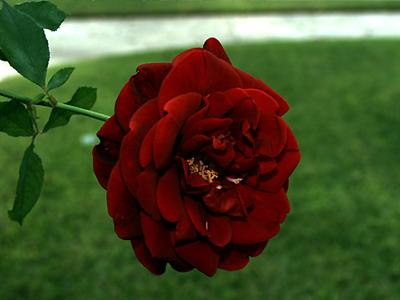
#> input picture datas/f3.jpg, 400 x 300 px
$ jupyter execute '53-BRIEF描述子生成算法.ipynb'   (shell and % lines are left out)
#> lines starting #> are read from the running program, lines starting #| are printed output that depends on the picture
# BRIEF描述子生成算法

## 一：介绍

我们知道SIFT算法通常通过对每个关键点生成128个特征向量作为描述子、SURF算法通常对关键点生成最少64个特征向量作为描述子。但是对于图像来说创建上千或者上万个这样的描述子内存开销比较大，运行速度受到严重影响。特别对嵌入式设备与一定设备来说，内存限制尤为明显，而且匹配的时候计算也比较耗时。


但是实际上这些特征数据OpenCV在匹配的时候并没有完全利用上，而是通过PCA、LDA等方法对它进行压缩，或者是LSH(局部敏感哈希)方法把这些特征描述子压缩从浮点数转换为二进制字符串，然后通过汉明距离(HammingDistance)进行比较。这样就可以通过简单的异或操作（OXR）与位值计算来加速实现对象特征匹配，对于SSE指令集的CPU这种方法可以大大加速。但是这种方法仍然需要首先计算描述子，然后使用LSH方法进行压缩，无法避免过度的内存开销。


而Brief方法可以直接通过关键点生成二进制字符串，跳过了中间描述子生成步骤，这样就大大减低了内存要求与计算开销。Brief方法主要思路是对每个关键点附件选择若干个像素点，将这些像素点的像素值组合成二进制字符串，然后使用该字符串作为该关键点的描述子。

此方法是在2010年提出来的。结果实验测试在选取256个点甚至128个点情况下对没有旋转对象识别率非常高而且速度比SURF还快。但是当对象有旋转时候由于Brief不能很好的支持旋转不变性识别，特别是当旋转角度超过30度以上，准确率会快速下降。

## 二：Brief描述子生成步骤

Brief描述子生成首先需要产生足够多的随机点对，然后根据随机点对坐标得到对应像素值，对所有点对进行二进制字符串拼接，拼接完成即生成了描述子。

第一步：选择关键点周围SxS大小正方形图像区块，进行高斯模糊。这样做的原因是需要降低图像随机噪声，OpenCV在完成Brief的时候考虑到效率问题并没有采用高斯模糊而是采用了基于积分图的盒子模糊方法。

第二步：选择n个像素点对，其中n的取值常见为256、此外还可以是128、512。每个点对比较像素值输出如下。

对N个点对完成操作最终得到了二进制字符串，表达如下：

## 三：方法

高斯模糊比较

通过实验对比高斯sigma参数在0~3之间准确率比较高，窗口大小取值在9x9取得比较好的模糊去噪效果。论文中实验结果图示如下：

随机点生成方法比较

对于随机生成点对的方法，论文中给出了五种随机方法与实验结果比较，五种方法描述如下：

图示如下：

对图像五个几何采样完成测试结果如下：

[cell 1]
import matplotlib.pyplot as plt
import cv2
import cv2.xfeatures2d as features2d
import numpy as np
import skimage
import skimage.io
import imageio

[cell 2]
src = imageio.imread('../datas/f3.jpg')
#> src is the input picture: shape (300, 400, 3); mean R, G, B 72.4, 78.6, 41.2
model = imageio.imread('../datas/f3-model.jpg')
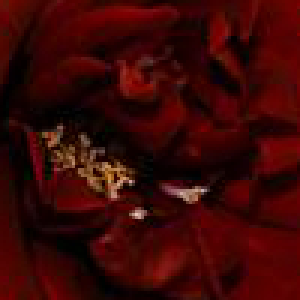
#> input picture datas/f3-model.jpg, 100 x 100 px (shown 3 times larger)
#> model is the input picture: shape (100, 100, 3); mean R, G, B 58.1, 6.7, 4.9
gray = cv2.cvtColor(src,cv2.COLOR_RGB2GRAY)
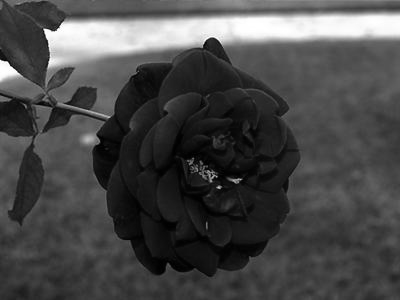
#> gray: shape (300, 400); min 0, max 255, mean 72.5
model_gray = cv2.cvtColor(model,cv2.COLOR_RGB2GRAY)
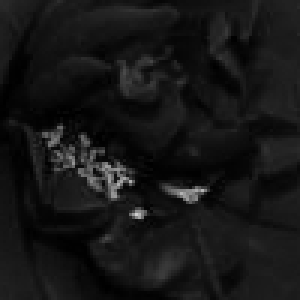
#> model_gray: shape (100, 100) (shown 3 times larger); min 0, max 206, mean 21.9

[cell 3]
detector = cv2.FastFeatureDetector.create()
keypoints_obj = detector.detect(gray)
#> keypoints_obj = 532 keypoints; strongest (x, y, size): (218, 187, 7), (45, 29, 7), (216, 176, 7), (54, 30, 7)
keypoints_scene = detector.detect(model_gray)
#> keypoints_scene = 97 keypoints; strongest (x, y, size): (45, 71, 7), (43, 60, 7), (67, 63, 7), (38, 65, 7)

[cell 4]
descriptor = features2d.BriefDescriptorExtractor_create()
objkeypoints,descriptor_obj = descriptor.compute(gray,keypoints_obj)
#> objkeypoints = 456 keypoints; strongest (x, y, size): (218, 187, 7), (45, 29, 7), (216, 176, 7), (54, 30, 7)
scenekeypoints,descriptor_scene = descriptor.compute(model_gray,keypoints_scene)
#> scenekeypoints = 41 keypoints; strongest (x, y, size): (45, 71, 7), (43, 60, 7), (67, 63, 7), (38, 65, 7)

[cell 5]
matcher = cv2.BFMatcher_create()
matches = matcher.match(descriptor_obj,descriptor_scene)
#> matches = 456 matches

[cell 6]
dst = cv2.drawMatches(src,keypoints_obj,model,keypoints_scene,matches,None)
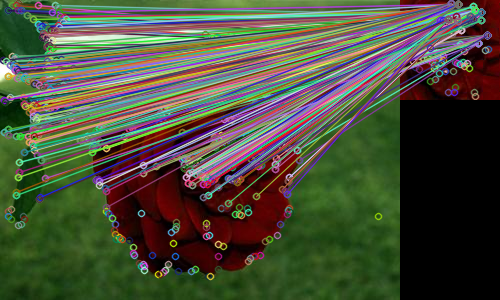
#> dst: shape (300, 500, 3); mean R, G, B 75.1, 78.4, 59.3
